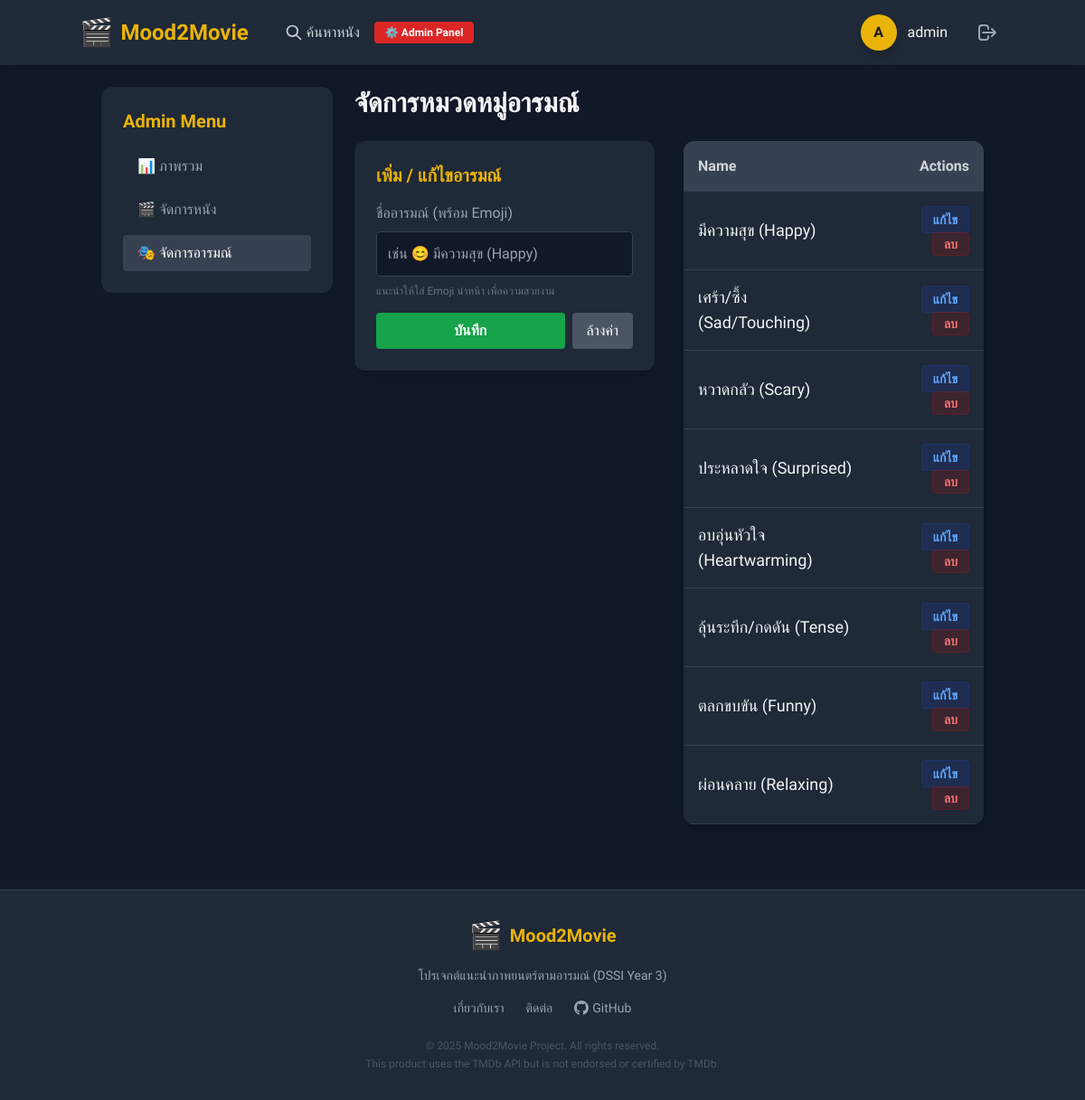
/movies/custom-admin/moods/ (signed in), run on the app's committed database.
### movies/models.py (models this page shows, shortened)
class Mood(models.Model):
    name = models.CharField(max_length=50, unique=True)

### movies/views.py (the view, shortened to what this page needs)
# urls.py: path('custom-admin/moods/', views.admin_moods, name='admin_moods'),
@staff_member_required(login_url='login')
def admin_moods(request):
    moods = Mood.objects.all()
    return render(request, 'movies/admin/moods.html', {'moods': moods})

### templates/movies/admin/moods.html (shortened to what this page needs)
{% extends 'base.html' %}
{% block content %}
<div class="flex flex-col md:flex-row gap-6">
    <aside class="w-full md:w-64 bg-gray-800 p-6 rounded-xl h-fit">
        <h2 class="text-xl font-bold text-yellow-500 mb-4">Admin Menu</h2>
        <nav class="space-y-2">
            <a href="{% url 'admin_dashboard' %}" class="block py-2 px-4 text-gray-400 hover:bg-gray-700 hover:text-white rounded transition">📊 ภาพรวม</a>
            <a href="{% url 'admin_movies' %}" class="block py-2 px-4 text-gray-400 hover:bg-gray-700 hover:text-white rounded transition">🎬 จัดการหนัง</a>
            <a href="{% url 'admin_moods' %}" class="block py-2 px-4 bg-gray-700 text-white rounded">🎭 จัดการอารมณ์</a>
        </nav>
    </aside>
    <div class="flex-1">
        <h1 class="text-3xl font-bold mb-6">จัดการหมวดหมู่อารมณ์</h1>
        <div class="grid md:grid-cols-2 gap-8">
            <div class="bg-gray-800 p-6 rounded-xl shadow-lg h-fit">
                <h2 class="text-xl font-bold mb-4 text-yellow-500">เพิ่ม / แก้ไขอารมณ์</h2>
                <form method="post">
                    <div class="mb-4">
                        <label class="block text-gray-400 mb-2">ชื่ออารมณ์ (พร้อม Emoji)</label>
                        <input type="text" name="mood_name" id="mood_name_input" required placeholder="เช่น 😊 มีความสุข (Happy)"
                               class="w-full p-3 bg-gray-900 border border-gray-700 rounded text-white focus:border-yellow-500 focus:outline-none">
                        <p class="text-xs text-gray-500 mt-2">แนะนำให้ใส่ Emoji นำหน้า เพื่อความสวยงาม</p>
                    </div>
                    <div class="flex gap-2">
                        <button type="submit" class="bg-green-600 hover:bg-green-700 text-white px-6 py-2 rounded font-bold transition flex-1">บันทึก</button>
                        <button type="button" onclick="resetForm()" class="bg-gray-600 hover:bg-gray-700 text-white px-4 py-2 rounded transition">ล้างค่า</button>
                    </div>
                </form>
            </div>
            <div class="bg-gray-800 rounded-xl shadow-lg overflow-hidden">
                <table class="w-full text-left">
                    <thead class="bg-gray-700 text-gray-300">
                        <tr>
                            <th class="p-4">Name</th>
                            <th class="p-4 text-right">Actions</th>
                        </tr>
                    </thead>
                    <tbody>
                        {% for mood in moods %}
                        <tr class="border-b border-gray-700 hover:bg-gray-700 transition group">
                            <td class="p-4 text-lg">{{ mood.name }}</td>
                            <td class="p-4 text-right space-x-2">
                                <button onclick="editMood('{{ mood.id }}', '{{ mood.name|escapejs }}')"
                                        class="text-blue-400 hover:text-blue-300 font-bold text-sm bg-blue-900/30 px-3 py-1 rounded border border-blue-900/50">
                                    แก้ไข
                                </button>
                                <a href="{% url 'admin_delete_mood' mood.id %}"
                                   onclick="return confirm('ยืนยันที่จะลบ?')"
                                   class="text-red-400 hover:text-red-500 font-bold text-sm bg-red-900/30 px-3 py-1 rounded border border-red-900/50">
                                   ลบ
                                </a>
                            </td>
                        </tr>
                        {% empty %}
                        <tr><td colspan="2" class="p-8 text-center text-gray-500">ยังไม่มีข้อมูล</td></tr>
                        {% endfor %}
                    </tbody>
                </table>
            </div>
        </div>
    </div>
</div>
{% endblock %}

### templates/base.html (shortened to what this page needs)
<!DOCTYPE html>
<html lang="th">
<head>
    <script src="https://cdn.tailwindcss.com"></script>
</head>
<body class="bg-gray-900 text-gray-100 min-h-screen flex flex-col">
    <nav class="bg-gray-800 p-4 shadow-md sticky top-0 z-50">
        <div class="container mx-auto flex justify-between items-center">
            <div class="flex items-center">
                <a href="{% url 'home' %}" class="text-2xl font-bold text-yellow-500 mr-6 flex items-center">
                    <span class="text-3xl mr-2">🎬</span> <span class="hidden sm:inline">Mood2Movie</span>
                </a>
                <a href="{% url 'search_movies' %}" class="text-gray-300 hover:text-yellow-500 transition flex items-center hidden md:flex ml-4">
                    <svg xmlns="http://www.w3.org/2000/svg" class="h-5 w-5 mr-1" fill="none" viewBox="0 0 24 24" stroke="currentColor">
                        <path stroke-linecap="round" stroke-linejoin="round" stroke-width="2" d="M21 21l-6-6m2-5a7 7 0 11-14 0 7 7 0 0114 0z" />
                    </svg>
                    ค้นหาหนัง
                </a>
                {% if user.is_superuser %}
                <a href="{% url 'admin_dashboard' %}" class="ml-4 px-3 py-1 bg-red-600 text-white text-xs font-bold rounded hover:bg-red-700 transition hidden md:inline-block shadow-sm">
                    ⚙️ Admin Panel
                </a>
                {% endif %}
            </div>
            <div class="flex items-center gap-4">
                {% if user.is_authenticated %}
                    <a href="{% url 'profile' %}" class="flex items-center group" title="ไปที่หน้าโปรไฟล์ของคุณ">
                        <div class="w-10 h-10 bg-yellow-500 rounded-full flex items-center justify-center font-bold text-gray-900 border-2 border-transparent group-hover:border-yellow-300 transition shadow-lg">
                            {{ user.username|slice:":1"|upper }}
                        </div>
                        <span class="ml-3 font-medium hidden lg:block group-hover:text-yellow-500 transition">{{ user.username }}</span>
                    </a>
                    <form action="{% url 'logout' %}" method="post" class="inline ml-2">
                        <button type="submit" class="text-gray-400 hover:text-red-500 transition p-2" title="ออกจากระบบ">
                            <svg xmlns="http://www.w3.org/2000/svg" class="h-6 w-6" fill="none" viewBox="0 0 24 24" stroke="currentColor">
                                <path stroke-linecap="round" stroke-linejoin="round" stroke-width="2" d="M17 16l4-4m0 0l-4-4m4 4H7m6 4v1a3 3 0 01-3 3H6a3 3 0 01-3-3V7a3 3 0 013-3h4a3 3 0 013 3v1" />
                            </svg>
                        </button>
                    </form>
                {% endif %}
            </div>
        </div>
    </nav>
    <main class="container mx-auto flex-grow p-4 md:p-6">
        {% block content %}
        {% endblock %}
    </main>
    <footer class="bg-gray-800 p-8 mt-12 text-center text-gray-400 border-t border-gray-700">
        <div class="mb-4 flex justify-center items-center">
            <span class="text-3xl">🎬</span> <span class="text-xl font-bold text-yellow-500 ml-2">Mood2Movie</span>
        </div>
        <p class="mb-4 text-sm">โปรเจกต์แนะนำภาพยนตร์ตามอารมณ์ (DSSI Year 3)</p>
        <div class="flex justify-center gap-6 mb-6 text-sm font-medium">
            <a href="#" class="hover:text-yellow-500 transition">เกี่ยวกับเรา</a>
            <a href="#" class="hover:text-yellow-500 transition">ติดต่อ</a>
            <a href="https://github.com/" target="_blank" class="hover:text-white transition flex items-center gap-1">
                GitHub
            </a>
        </div>
        <p class="text-xs text-gray-600">© {% now "Y" %} Mood2Movie Project. All rights reserved.</p>
        <p class="text-xs mt-1 text-gray-600">This product uses the TMDb API but is not endorsed or certified by TMDb.</p>
    </footer>
</body>
</html>

### templates/base.html (style rules this page uses)
body { font-family: 'Prompt', sans-serif; }

### data on the page
Mood: name "มีความสุข (Happy)"
Mood: name "เศร้า/ซึ้ง (Sad/Touching)"
Mood: name "หวาดกลัว (Scary)"
Mood: name "ประหลาดใจ (Surprised)"
Mood: name "อบอุ่นหัวใจ (Heartwarming)"
Mood: name "ลุ้นระทึก/กดดัน (Tense)"
Mood: name "ตลกขบขัน (Funny)"
Mood: name "ผ่อนคลาย (Relaxing)"

### other printed values
{{ user.username|slice:":1"|upper }} "A"
{{ user.username }} "admin"
